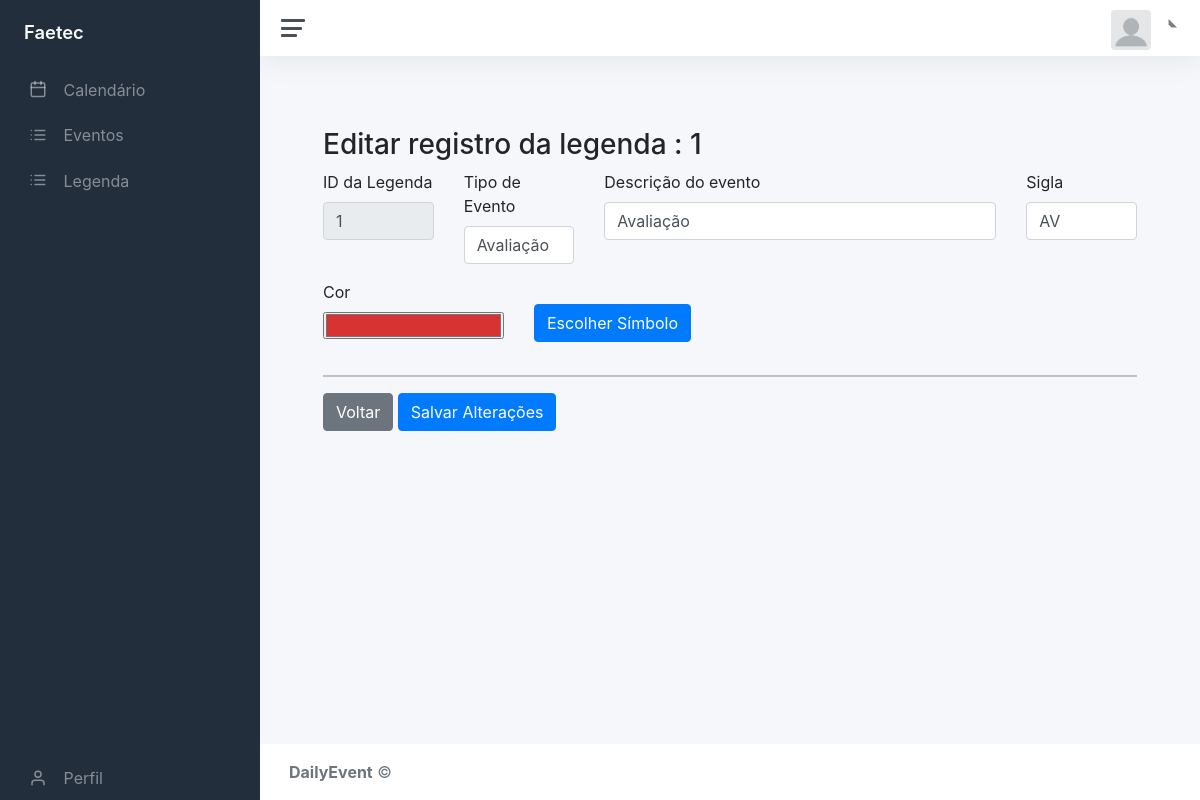
The page /static/dash.php?page=edit_leg&id_leg=1 on the database as committed earlier.
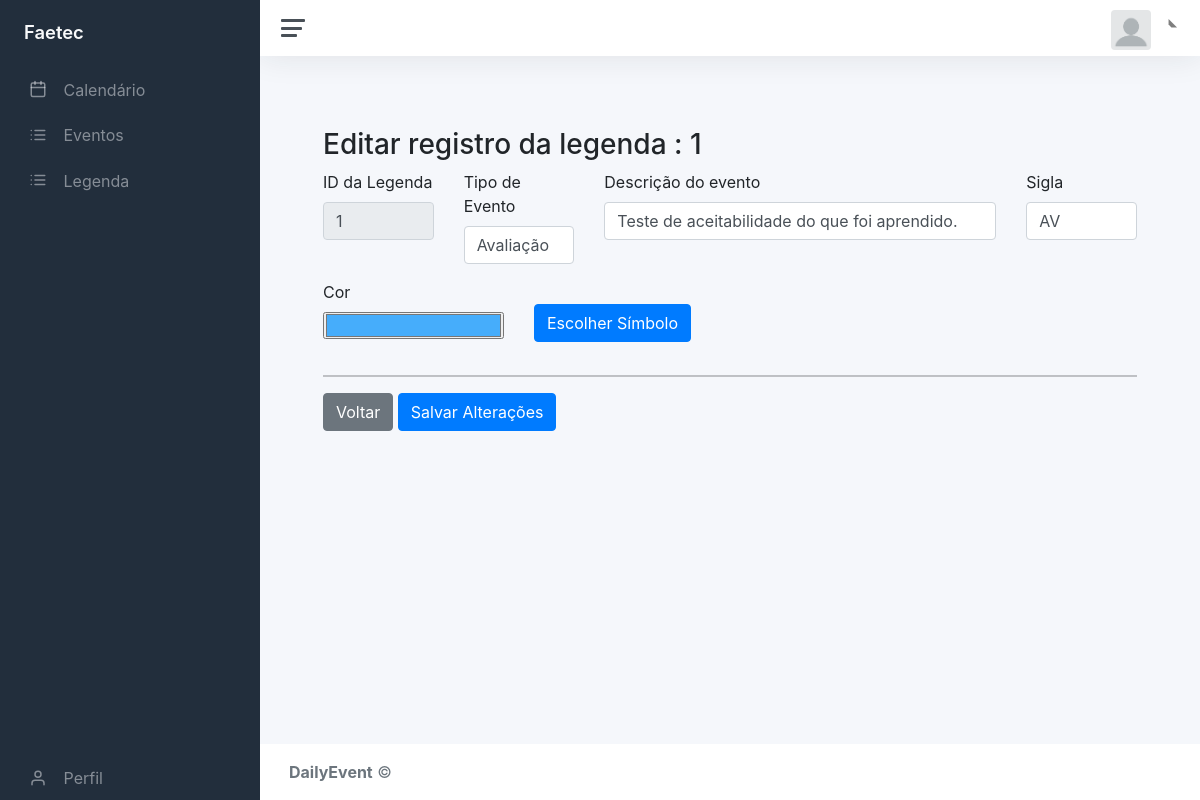
The same page on the database as committed later.
### tables this page shows
CREATE TABLE `legenda` (
  `id_leg` int(11) NOT NULL,
  `tipo_evento` varchar(50) DEFAULT NULL,
  `desc_leg` varchar(60) DEFAULT NULL,
  `simbolo_leg` varchar(50) DEFAULT NULL,
  `sigla_leg` varchar(4) DEFAULT NULL,
  `cor_leg` varchar(9) DEFAULT NULL
);

### static/contents/legenda/edit_leg.php (the view, shortened to what this page needs)
<?php
	$id_leg = (int) $_GET['id_leg'];
	$sql = mysqli_query($con, "select * from legenda where id_leg = '".$id_leg."';");
	$row = mysqli_fetch_array($sql);
?>
<div id="main" class="container-fluid">
	<br><h3 class="page-header">Editar registro da legenda : <?php echo $id_leg;?></h3>
	<form action="?page=atualiza_leg&id_leg=<?php echo $row['id_leg']; ?>" method="post">
	<div class="row">
		<div class="form-group col-md-2">
			<label for="id_leg">ID da Legenda</label>
			<input type="text" class="form-control" name="id_leg" value="<?php echo $row["id_leg"];?>" readonly>
		</div>
		<div class="form-group col-md-2">
			<label for="id_calendario">Tipo de Evento</label>
			<input type="text" name="tipo_evento" class="form-control" id="tipo_evento" value="<?php echo $row["tipo_evento"];?>">
		</div>
		<div class="form-group col-md-6">
			<label for="desc_leg">Descrição do evento</label>
			<input type="text" name="desc_leg" class="form-control" id="desc_leg" value="<?php echo $row["desc_leg"];?>">
		</div>
		<div class="form-group col-md-2">
			<label for="sigla_leg">Sigla</label><br>
			<input type="text" name="sigla_leg" class="form-control" id="sigla_leg" value="<?php echo $row["sigla_leg"];?>">
		</div>
	</div>
	<div class="row">
		<div class="form-group col-md-3">
			<label for="cor_leg">Cor</label><br>
			<input type="color" name="cor_leg" style="width:100%" id="cor_leg" value="<?php echo $row["cor_leg"];?>">
		</div>
			<div class="form-group col-md-2">
				<br>
				<button type="button" class="btn btn-primary" data-toggle="modal" data-target="#modal">
  					Escolher Símbolo
				</button>
			</div>
	</div>
	<hr/>
		<div id="actions" class="row">
			<div class="col-md-12">
				<a href="?page=lista_leg" class="btn btn-secondary">Voltar</a>
				<button type="submit" class="btn btn-primary ">Salvar Alterações</button>
			</div>
		</div>
	</div>

Rows that differ between the two databases and show on the page:
changed legenda "Avaliação": desc_leg "Avaliação" → "Teste de aceitabilidade do que foi aprendido."; cor_leg "#d73333" → "#46adfb"
